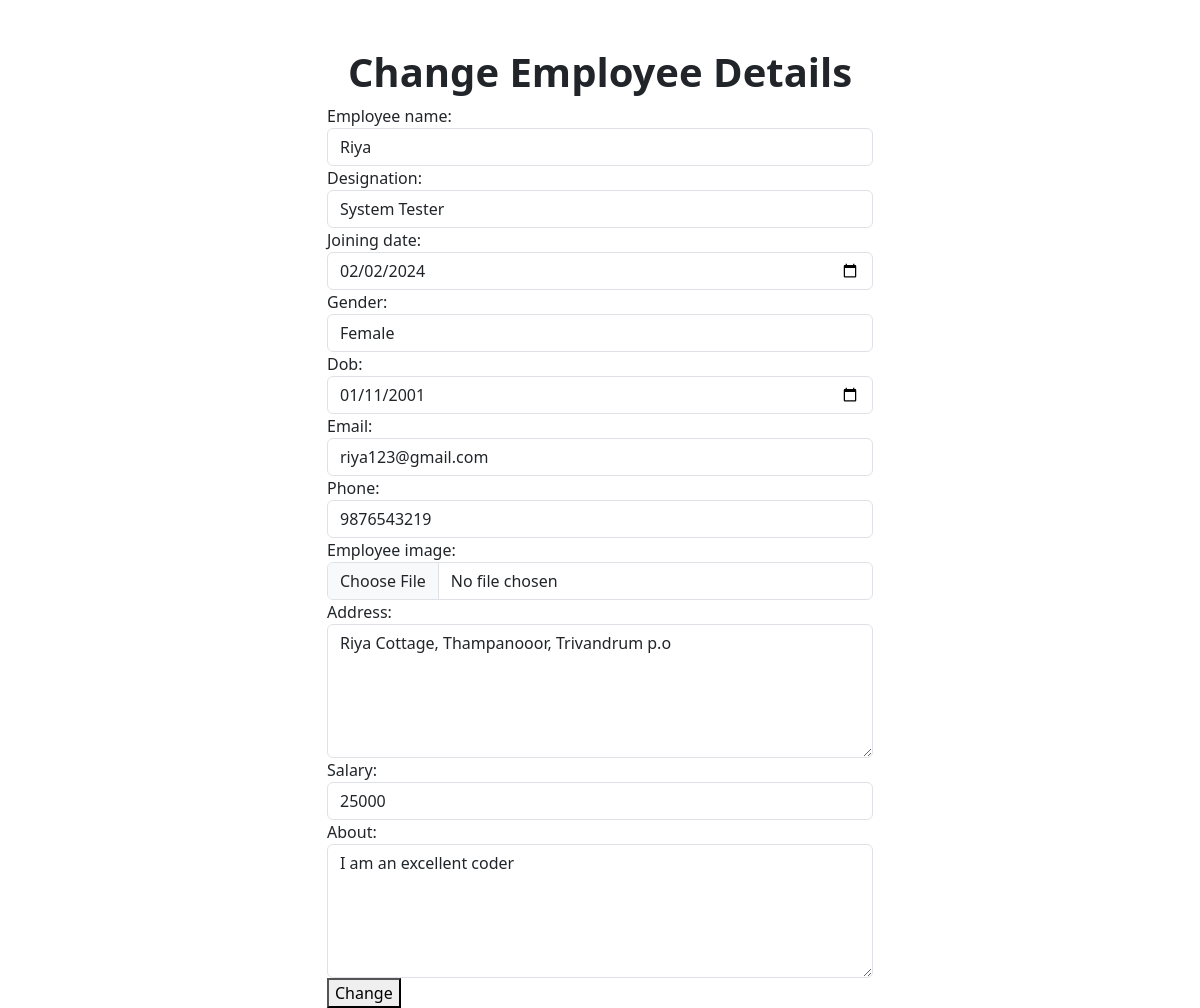
The page /empapp/employees/3/change/ on the database its author committed.
### empapp/models.py (models this page shows, shortened)
class Employee(models.Model):
    employee_name=models.CharField(max_length=200)
    designation=models.CharField(max_length=200)
    joining_date=models.DateField(max_length=200)
    gender=models.CharField(max_length=200)
    dob=models.DateField(max_length=200)
    email=models.CharField(max_length=200)
    phone=models.CharField(max_length=200)
    employee_image=models.ImageField(upload_to='images',default='images/default.jpg',blank=True)
    address=models.CharField(max_length=200)
    salary=models.CharField(max_length=200)
    about=models.CharField(max_length=200,null=True)

### empapp/views.py (the view, shortened to what this page needs)
# urls.py: path('employees/<int:pk>/change/',views.EmployeeUpdateView.as_view(),name='employee-update')
class EmployeeUpdateView(View):
    def get(self,request,*args,**kwargs):
        id=kwargs.get("pk")
        employee_object=Employee.objects.get(id=id)
        form=EmployeeForm(instance=employee_object)
        return render(request,'employee_edit.html',{'form':form})

### empapp/forms.py
class EmployeeForm(forms.ModelForm):
    class Meta:
        model=Employee
        fields="__all__"
        widgets={
            "employee_name":forms.TextInput(attrs={'class':'form-control'}),
            "joining_date":forms.DateInput(attrs={'class':'form-control',"type":"date"}),
            "gender":forms.TextInput(attrs={'class':'form-control'}),
            "dob":forms.DateInput(attrs={'class':'form-control',"type":"date"}),
            "email":forms.TextInput(attrs={'class':'form-control'}),
            "phone":forms.TextInput(attrs={'class':'form-control'}),
            "employee_image":forms.FileInput(attrs={'class':'form-control'}),
            "address":forms.Textarea(attrs={'class':'form-control','rows':5}),
            "salary":forms.TextInput(attrs={'class':'form-control'}),
            "about":forms.Textarea(attrs={'class':'form-control','rows':5}),
            "designation":forms.TextInput(attrs={'class':'form-control'}),
        }

### empapp/templates/employee_edit.html (shortened to what this page needs)
<!DOCTYPE html>
<html lang="en">
<head>
    <link href="https://cdn.jsdelivr.net/npm/bootstrap@5.3.2/dist/css/bootstrap.min.css" rel="stylesheet">
</head>
<body>
    <h1 class="text-center fw-bolder mt-5">Change Employee Details</h1>
    <div class="container">
        <div class="row">
           <div class="col-3"></div>
           <div class="col-6">
            <form action="" method="post" enctype="multipart/form-data">
                {{form}}
                <button type="submit">Change</button>
            </form>
           </div>
           <div class="col-3"></div>
        </div>
    </div>
</body>
</html>

### rows shown on the page
Employee: employee_name "Riya", designation "System Tester", joining_date "02/02/2024", gender "Female", dob "01/11/2001", email "riya123@gmail.com", phone "9876543219", address "Riya Cottage, Thampanooor, Trivandrum p.o", salary "25000", about "I am an excellent coder"
